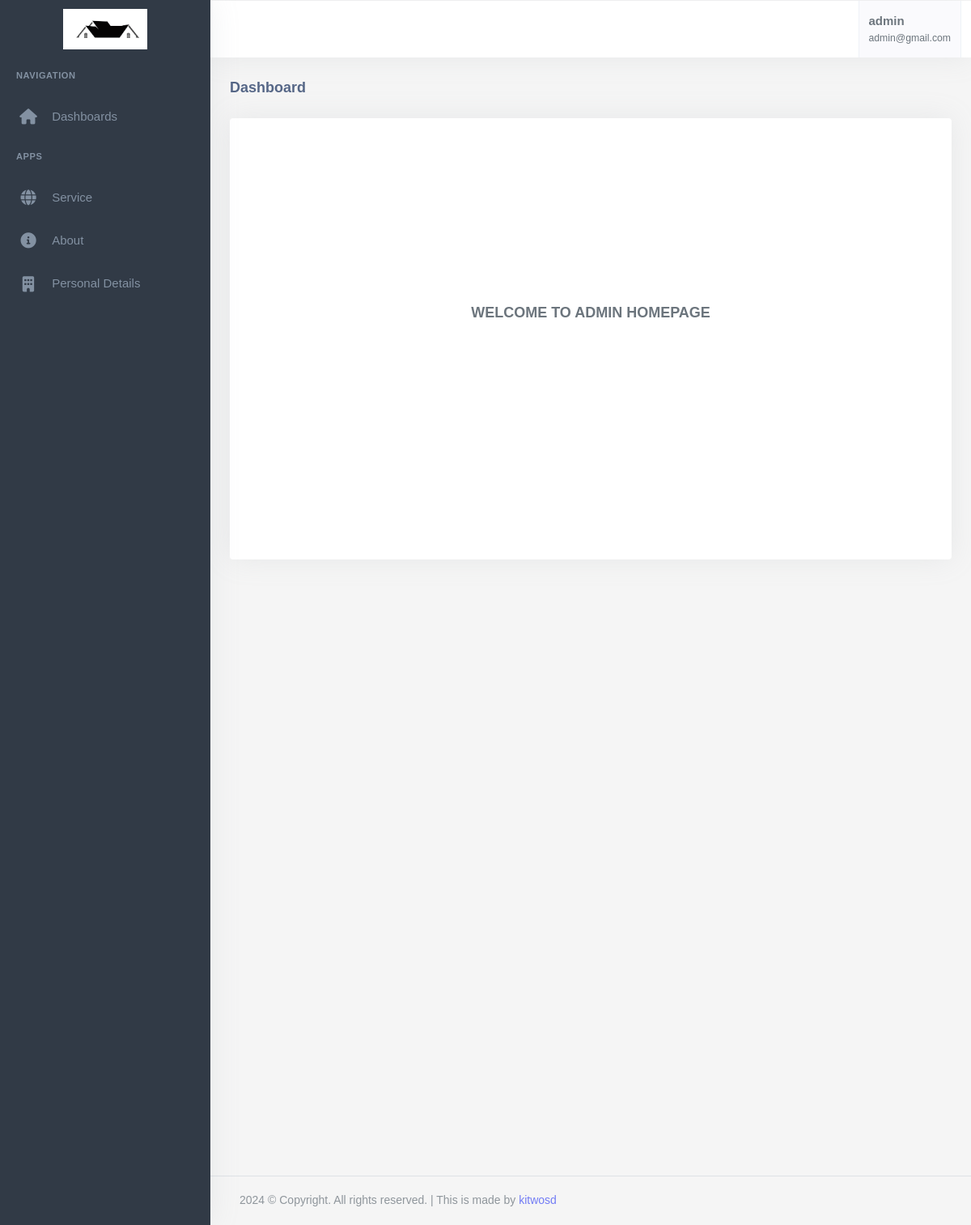
Screenshot of /dashboard/ (signed in) with the database file from the repository.
### useraccount/models.py (models this page shows, shortened)
class User(AbstractBaseUser, PermissionsMixin):
    email = models.EmailField(
        verbose_name='Email',
        max_length=255,
        unique=True,
    )
    firstname = models.CharField(max_length=200)
    lastname = models.CharField(max_length=200)
    is_admin = models.BooleanField(default=False)
    is_user = models.BooleanField(default=False)
    is_subAdmin = models.BooleanField(default=False)
    phone_No = models.CharField(max_length=150, null=True, blank=True)
    avatar = models.ImageField(upload_to="avatarimage/", null=True, blank=True)
    created_at = models.DateTimeField(auto_now_add=True)
    updated_at = models.DateTimeField(auto_now=True)
    objects = UserManager()
    USERNAME_FIELD = 'email'
    REQUIRED_FIELDS = ['firstname','lastname', 'phone_No']

### app/models.py (models this page shows, shortened)
class PersonalDetail(models.Model):
    firstName = models.CharField(max_length=50)
    lastName = models.CharField(max_length=50)
    email = models.EmailField()
    logo = models.FileField(upload_to="logo")
    phone = models.CharField(max_length=20)
    address = models.CharField(max_length=50)
    facebookUrl = models.URLField()
    twiterUrl = models.URLField()
    instagramUrl = models.URLField()
    description = models.TextField()
    class Meta:
        ordering = ['-id']

### useraccount/decorators.py (the view)
    def wrapper_fun(request, *arg, **kwargs):
        if request.user.is_authenticated:
            return view_fun(request, *arg, **kwargs)
        else:
            messages.warning(request, "Login required...")
            return redirect('useraccount:login')

### app/context_processor.py (called while the page is built)
def personaldetail(request):
    personaldetail= PersonalDetail.objects.first()
    return{
        'personaldetail':personaldetail
    }

### app2/views.py (called while the page is built)
@login_required
def index(request):
    return render(request, 'app2/index.html')

### app2/templates/app2/index.html (shortened to what this page needs)
{% extends 'app2/base.html' %}
{% load static %}
{% block body %}
            <div class="content-page">
                <div class="content">
                    <div class="container-fluid">
                        <div class="row">
                            <div class="col-12">
                                <div class="page-title-box">
                                    <h4 class="page-title">Dashboard</h4>
                                </div>
                            </div>
                        </div>
                        <body style="display: flex; align-items: center; justify-content: center; min-height: 100vh; margin: 0; font-family: Arial, sans-serif;">
                            <div  class="card"style="text-align: center;">
                                <br><br><br><br><br><br><br><br><br><br><br>
                                <h4 style="margin: 0;">WELCOME TO ADMIN HOMEPAGE</h4><br><br><br><br><br><br><br>
                                <br><br><br><br><br><br><br>
                            </div>
                        </body>
                    </div>
                </div>
             {%endblock%}

### app2/templates/app2/base.html (shortened to what this page needs)
{% load static %}
<!DOCTYPE html>
<html lang="en">
    <head>
        <link rel="stylesheet" href="{% static 'app2/assets/vendor/jquery-toast-plugin/jquery.toast.min.css'%}">
        <link href="{% static 'app2/assets/css/app-saas.min.css'%}" rel="stylesheet" type="text/css" id="app-style" />
        <link href="{% static 'app2/assets/css/icons.min.css'%}" rel="stylesheet" type="text/css" />
        <link rel="stylesheet" href="https://cdnjs.cloudflare.com/ajax/libs/font-awesome/6.0.0-beta3/css/all.min.css">
        <link rel="stylesheet" href="https://cdnjs.cloudflare.com/ajax/libs/font-awesome/6.0.0-beta3/css/all.min.css">
        <link rel="stylesheet" href="https://cdnjs.cloudflare.com/ajax/libs/font-awesome/6.0.0-beta3/css/all.min.css">
        <link href="{% static 'app2/assets/vendor/bootstrap-datepicker/css/bootstrap-datepicker.min.css'%}" rel="stylesheet" type="text/css" />
        <link href="{% static 'app2/assets/vendor/select2/css/select2.min.css'%}" rel="stylesheet" type="text/css" />
        <link href="{% static 'app2/assets/vendor/datatables.net-bs5/css/dataTables.bootstrap5.min.css'%}" rel="stylesheet" type="text/css" />
        <link href="{% static 'app2/assets/vendor/datatables.net-responsive-bs5/css/responsive.bootstrap5.min.css'%}" rel="stylesheet" type="text/css" />
        <link href="{% static 'app2/assets/css/app-saas.min.css'%}" rel="stylesheet" type="text/css" id="app-style" />
        <link href="{% static 'app2/assets/css/icons.min.css'%}" rel="stylesheet" type="text/css" />
        <link href="https://cdn.jsdelivr.net/npm/summernote@0.8.16/dist/summernote-lite.min.css" rel="stylesheet">
    </head>
    <link rel="stylesheet" href="https://maxcdn.bootstrapcdn.com/font-awesome/4.7.0/css/font-awesome.min.css">
    <body>
        <div class="wrapper">
            <div class="navbar-custom">
                <div class="topbar container-fluid justify-content-between">
                    <div class="d-flex align-items-center  gap-lg-2 gap-1">
                        <button class="button-toggle-menu sm:float-end">
                            <i class="mdi mdi-menu"></i>
                        </button>
                    </div>
                    <ul class="topbar-menu d-flex align-items-center gap-3">
                        <li class="d-none d-sm-inline-block">
                            <a class="nav-link" data-bs-toggle="offcanvas" href="#theme-settings-offcanvas">
                                <i class="ri-settings-3-line font-22"></i>
                            </a>
                        </li>
                        <li class="d-none d-sm-inline-block">
                            <div class="nav-link" id="light-dark-mode" data-bs-toggle="tooltip" data-bs-placement="left" title="Theme Mode">
                                <i class="ri-moon-line font-22"></i>
                            </div>
                        </li>
                        <li class="d-none d-md-inline-block">
                            <a class="nav-link" href="#" data-toggle="fullscreen">
                                <i class="ri-fullscreen-line font-22"></i>
                            </a>
                        </li>
                        <li class="dropdown">
                            <a class="nav-link dropdown-toggle arrow-none nav-user px-2" data-bs-toggle="dropdown" href="#" role="button" aria-haspopup="false" aria-expanded="false">
                                <span class="d-lg-flex flex-column gap-1 d-none">
                                    <h5 class="my-0">{{request.user.firstname}}</h5>
                                    <h6 class="my-0 fw-normal">{{request.user.email}}</h6>
                                </span>
                            </a>
                        </li>
                    </ul>
                </div>
            </div>
            <div class="leftside-menu">
                <a href="{% url 'dashboard:index' %}" class="logo logo-light">
                    <span class="logo-lg">
                        <img src="{{personaldetail.logo.url}}" alt="logo">
                    </span>
                </a>
                <div class="h-100" id="leftside-menu-container" data-simplebar>
                <ul class="side-nav">
                    <li class="side-nav-title">Navigation</li>
                    <li class="side-nav-item">
                        <a  href="{% url 'dashboard:index' %}" aria-expanded="false" aria-controls="sidebarDashboards" class="side-nav-link">
                            <i class="fas fa-home"></i>
                            <span> Dashboards </span>
                        </a>
                    </li>
                    <li class="side-nav-title">Apps</li>
                    <li class="side-nav-item">
                        <a data-bs-toggle="collapse" href="#sidebarForms" aria-expanded="false" aria-controls="sidebarForms" class="side-nav-link">
                            <i class="fas fa-globe"></i>
                            <span> Service </span>
                            <span class="menu-arrow"></span>
                        </a>
                    </li>
                    <li class="side-nav-item">
                        <a href="{% url 'dashboard:add_About' %}" aria-expanded="false" aria-controls="sidebarEcommerce" class="side-nav-link">
                            <i class="fas fa-info-circle"></i>
                            <span> About </span>
                        </a>
                    </li>
                    <li class="side-nav-item">
                        <a href="{% url 'dashboard:add_PersonalDetails' %}" class="side-nav-link">
                            <i class="fas fa-building"></i>
                            <span>Personal Details</span>
                        </a>
                    </li>
                </ul>
            </div>
        </div>
  {% block body %}
  {% endblock  %}
        <footer class="footer">
            <div class="container-fluid">
                <div class="row">
                    <div class="col-md-6">
                        <script>document.write(new Date().getFullYear())</script> © Copyright. All rights reserved. | This is made by <a href="" target="_blank">kitwosd</a>
                    </div>
                    <div class="col-md-6">
                    </div>
                </div>
            </div>
        </footer>
    </div>
    </div>
                        </body>
                        </html>

### rows the page displays
User: user.firstname "admin", user.email "admin@gmail.com"
PersonalDetail: logo (picture)
